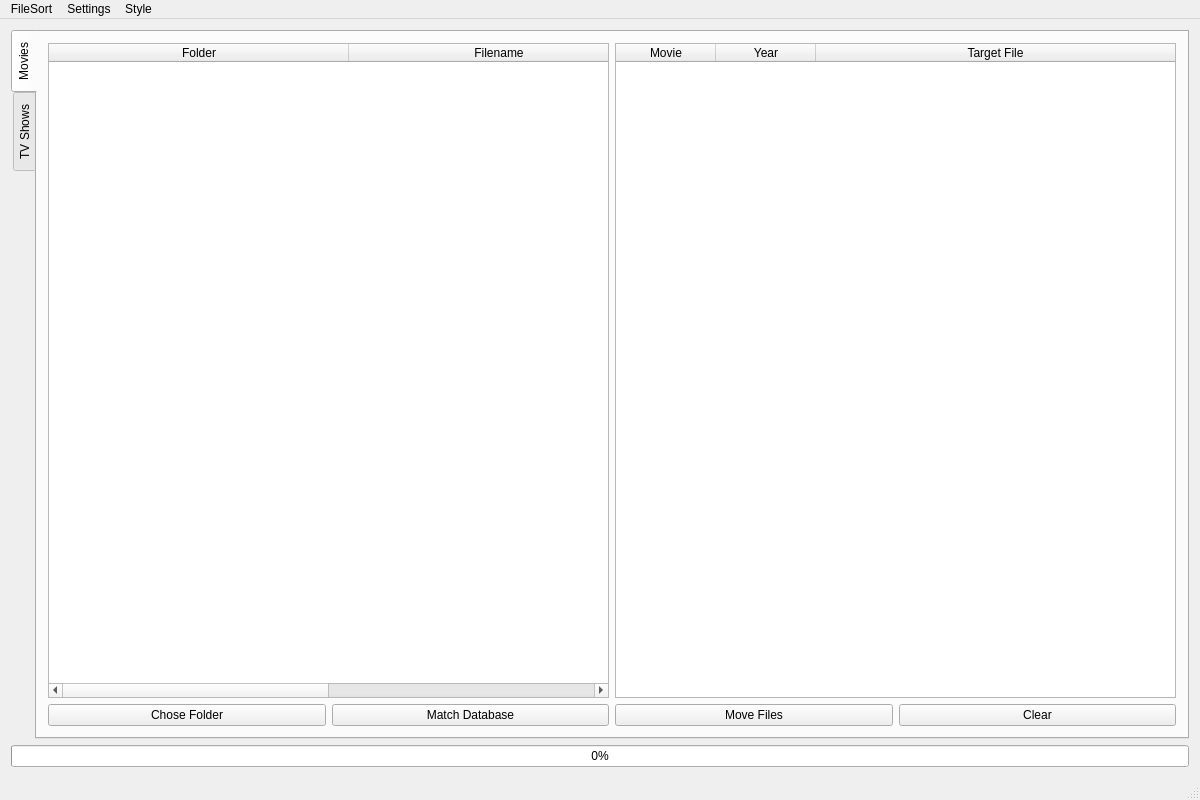
<?xml version="1.0" encoding="UTF-8"?>
<ui version="4.0">
 <class>MainWindow</class>
 <widget class="QMainWindow" name="MainWindow">
  <property name="geometry">
   <rect>
    <x>0</x>
    <y>0</y>
    <width>1200</width>
    <height>800</height>
   </rect>
  </property>
  <property name="windowTitle">
   <string>FileSort</string>
  </property>
  <widget class="QWidget" name="centralWidget">
   <layout class="QGridLayout" name="gridLayout_2" rowstretch="0,0,0,0,0" columnstretch="0">
    <item row="4" column="0">
     <layout class="QHBoxLayout" name="horizontalLayout_2">
      <item>
       <widget class="QProgressBar" name="progressBar">
        <property name="value">
         <number>0</number>
        </property>
        <property name="alignment">
         <set>Qt::AlignCenter</set>
        </property>
        <property name="textVisible">
         <bool>true</bool>
        </property>
       </widget>
      </item>
     </layout>
    </item>
    <item row="3" column="0">
     <layout class="QHBoxLayout" name="horizontalLayout_3"/>
    </item>
    <item row="0" column="0">
     <widget class="QTabWidget" name="tabWidget">
      <property name="tabPosition">
       <enum>QTabWidget::West</enum>
      </property>
      <property name="tabShape">
       <enum>QTabWidget::Rounded</enum>
      </property>
      <property name="currentIndex">
       <number>0</number>
      </property>
      <property name="iconSize">
       <size>
        <width>30</width>
        <height>30</height>
       </size>
      </property>
      <widget class="QWidget" name="tabMovies">
       <attribute name="title">
        <string>Movies</string>
       </attribute>
       <layout class="QHBoxLayout" name="horizontalLayout_5">
        <item>
         <layout class="QGridLayout" name="gridLayout_7">
          <item row="0" column="0" colspan="2">
           <widget class="QTableWidget" name="tableMovieInput">
            <property name="frameShape">
             <enum>QFrame::StyledPanel</enum>
            </property>
            <property name="editTriggers">
             <set>QAbstractItemView::NoEditTriggers</set>
            </property>
            <property name="alternatingRowColors">
             <bool>true</bool>
            </property>
            <property name="rowCount">
             <number>0</number>
            </property>
            <property name="columnCount">
             <number>2</number>
            </property>
            <attribute name="horizontalHeaderVisible">
             <bool>true</bool>
            </attribute>
            <attribute name="horizontalHeaderCascadingSectionResizes">
             <bool>true</bool>
            </attribute>
            <attribute name="horizontalHeaderMinimumSectionSize">
             <number>32</number>
            </attribute>
            <attribute name="horizontalHeaderDefaultSectionSize">
             <number>300</number>
            </attribute>
            <attribute name="horizontalHeaderStretchLastSection">
             <bool>true</bool>
            </attribute>
            <attribute name="verticalHeaderStretchLastSection">
             <bool>false</bool>
            </attribute>
            <column>
             <property name="text">
              <string>Folder</string>
             </property>
            </column>
            <column>
             <property name="text">
              <string>Filename</string>
             </property>
            </column>
           </widget>
          </item>
          <item row="1" column="0">
           <widget class="QPushButton" name="btnMovieChoseFolder">
            <property name="text">
             <string>Chose Folder</string>
            </property>
           </widget>
          </item>
          <item row="1" column="1">
           <widget class="QPushButton" name="btnMovieMatch">
            <property name="text">
             <string>Match Database</string>
            </property>
           </widget>
          </item>
         </layout>
        </item>
        <item>
         <layout class="QGridLayout" name="gridLayout_8">
          <item row="0" column="0" colspan="2">
           <widget class="QTableWidget" name="tableMovieOutput">
            <property name="frameShape">
             <enum>QFrame::StyledPanel</enum>
            </property>
            <property name="editTriggers">
             <set>QAbstractItemView::NoEditTriggers</set>
            </property>
            <property name="alternatingRowColors">
             <bool>true</bool>
            </property>
            <property name="rowCount">
             <number>0</number>
            </property>
            <property name="columnCount">
             <number>3</number>
            </property>
            <attribute name="horizontalHeaderVisible">
             <bool>true</bool>
            </attribute>
            <attribute name="horizontalHeaderCascadingSectionResizes">
             <bool>true</bool>
            </attribute>
            <attribute name="horizontalHeaderStretchLastSection">
             <bool>true</bool>
            </attribute>
            <column>
             <property name="text">
              <string>Movie</string>
             </property>
            </column>
            <column>
             <property name="text">
              <string>Year</string>
             </property>
            </column>
            <column>
             <property name="text">
              <string>Target File</string>
             </property>
            </column>
           </widget>
          </item>
          <item row="1" column="0">
           <widget class="QPushButton" name="btnMovieMove">
            <property name="text">
             <string>Move Files</string>
            </property>
           </widget>
          </item>
          <item row="1" column="1">
           <widget class="QPushButton" name="btnMovieClear">
            <property name="text">
             <string>Clear</string>
            </property>
           </widget>
          </item>
         </layout>
        </item>
       </layout>
      </widget>
      <widget class="QWidget" name="tabShows">
       <attribute name="title">
        <string>TV Shows</string>
       </attribute>
       <layout class="QHBoxLayout" name="horizontalLayout_4">
        <item>
         <layout class="QGridLayout" name="gridLayout_3">
          <item row="0" column="0" colspan="2">
           <widget class="QTableWidget" name="tableShowInput">
            <property name="frameShape">
             <enum>QFrame::StyledPanel</enum>
            </property>
            <property name="editTriggers">
             <set>QAbstractItemView::NoEditTriggers</set>
            </property>
            <property name="alternatingRowColors">
             <bool>true</bool>
            </property>
            <property name="rowCount">
             <number>0</number>
            </property>
            <property name="columnCount">
             <number>2</number>
            </property>
            <attribute name="horizontalHeaderVisible">
             <bool>false</bool>
            </attribute>
            <attribute name="horizontalHeaderCascadingSectionResizes">
             <bool>true</bool>
            </attribute>
            <attribute name="horizontalHeaderDefaultSectionSize">
             <number>300</number>
            </attribute>
            <attribute name="horizontalHeaderStretchLastSection">
             <bool>true</bool>
            </attribute>
            <column>
             <property name="text">
              <string>Folder</string>
             </property>
            </column>
            <column>
             <property name="text">
              <string>Filename</string>
             </property>
            </column>
           </widget>
          </item>
          <item row="1" column="0">
           <widget class="QPushButton" name="btnShowChoseFolder">
            <property name="text">
             <string>Chose Folder</string>
            </property>
           </widget>
          </item>
          <item row="1" column="1">
           <widget class="QPushButton" name="btnShowMatch">
            <property name="text">
             <string>Match Database</string>
            </property>
           </widget>
          </item>
         </layout>
        </item>
        <item>
         <layout class="QGridLayout" name="gridLayout">
          <item row="0" column="0" colspan="2">
           <widget class="QTableWidget" name="tableShowOutput">
            <property name="frameShape">
             <enum>QFrame::StyledPanel</enum>
            </property>
            <property name="editTriggers">
             <set>QAbstractItemView::NoEditTriggers</set>
            </property>
            <property name="alternatingRowColors">
             <bool>true</bool>
            </property>
            <property name="wordWrap">
             <bool>false</bool>
            </property>
            <property name="rowCount">
             <number>0</number>
            </property>
            <property name="columnCount">
             <number>6</number>
            </property>
            <attribute name="horizontalHeaderVisible">
             <bool>false</bool>
            </attribute>
            <attribute name="horizontalHeaderCascadingSectionResizes">
             <bool>true</bool>
            </attribute>
            <attribute name="horizontalHeaderDefaultSectionSize">
             <number>100</number>
            </attribute>
            <attribute name="horizontalHeaderStretchLastSection">
             <bool>true</bool>
            </attribute>
            <attribute name="verticalHeaderVisible">
             <bool>false</bool>
            </attribute>
            <attribute name="verticalHeaderShowSortIndicator" stdset="0">
             <bool>false</bool>
            </attribute>
            <attribute name="verticalHeaderStretchLastSection">
             <bool>false</bool>
            </attribute>
            <column>
             <property name="text">
              <string>Show</string>
             </property>
            </column>
            <column>
             <property name="text">
              <string>First Year</string>
             </property>
            </column>
            <column>
             <property name="text">
              <string>Season</string>
             </property>
            </column>
            <column>
             <property name="text">
              <string>Episode</string>
             </property>
            </column>
            <column>
             <property name="text">
              <string>Title</string>
             </property>
            </column>
            <column>
             <property name="text">
              <string>Target File</string>
             </property>
            </column>
           </widget>
          </item>
          <item row="1" column="0">
           <widget class="QPushButton" name="btnShowMove">
            <property name="text">
             <string>Move Files</string>
            </property>
           </widget>
          </item>
          <item row="1" column="1">
           <widget class="QPushButton" name="btnShowClear">
            <property name="text">
             <string>Clear</string>
            </property>
           </widget>
          </item>
         </layout>
        </item>
       </layout>
      </widget>
     </widget>
    </item>
   </layout>
  </widget>
  <widget class="QMenuBar" name="menuBar">
   <property name="geometry">
    <rect>
     <x>0</x>
     <y>0</y>
     <width>1200</width>
     <height>22</height>
    </rect>
   </property>
   <widget class="QMenu" name="menuFile">
    <property name="title">
     <string>FileSort</string>
    </property>
    <addaction name="actionExit"/>
   </widget>
   <widget class="QMenu" name="menuSetting">
    <property name="title">
     <string>Settings</string>
    </property>
    <addaction name="actionGeneral_Settings"/>
    <addaction name="actionMovie_Settings"/>
    <addaction name="actionShow_Settings"/>
   </widget>
   <widget class="QMenu" name="menuStyle">
    <property name="title">
     <string>Style</string>
    </property>
    <addaction name="actionLight"/>
    <addaction name="actionDark"/>
   </widget>
   <addaction name="menuFile"/>
   <addaction name="menuSetting"/>
   <addaction name="menuStyle"/>
  </widget>
  <widget class="QStatusBar" name="statusBar"/>
  <action name="actionLight">
   <property name="text">
    <string>Light</string>
   </property>
  </action>
  <action name="actionDark">
   <property name="text">
    <string>Dark</string>
   </property>
  </action>
  <action name="actionExit">
   <property name="text">
    <string>Exit</string>
   </property>
  </action>
  <action name="actionGeneral_Settings">
   <property name="text">
    <string>General Settings</string>
   </property>
  </action>
  <action name="actionProgram_Settings">
   <property name="text">
    <string>Program Settings</string>
   </property>
  </action>
  <action name="actionMovie_Settings">
   <property name="text">
    <string>Movie Settings</string>
   </property>
  </action>
  <action name="actionShow_Settings">
   <property name="text">
    <string>Show Settings</string>
   </property>
  </action>
 </widget>
 <layoutdefault spacing="6" margin="11"/>
 <resources/>
 <connections/>
</ui>
